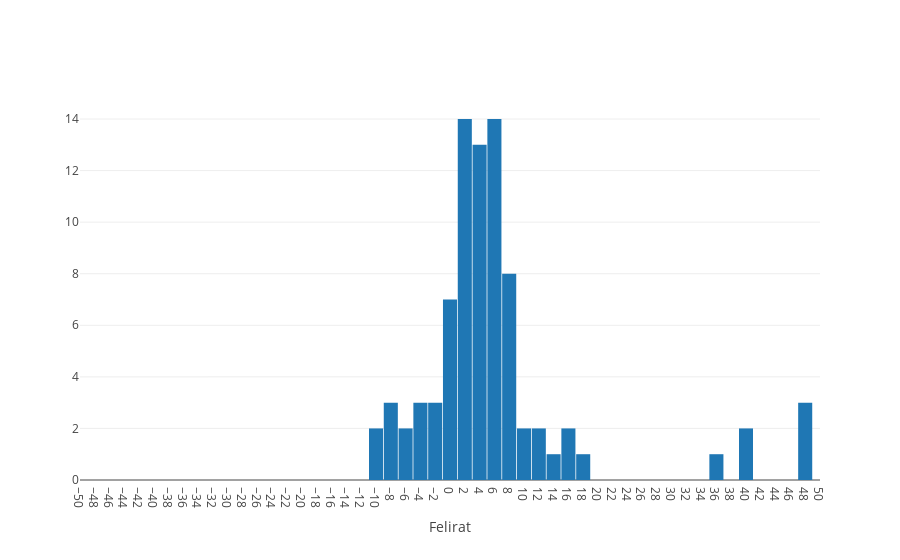

Notebook source saved alongside this figure:
### Markdown cell above
# Hiba

### Code cell
iplt(tk.calc_error(GRSA,rhoAA,CapacityA,refxlin*1e-6,linf(refxlin,params[0]),detailOn=False, runNb=30, runNbfrom=0))

### Figure 1 — Plotly figure (JSON) as saved in the notebook; plotly's stock layout.template omitted (floating-point values rounded to 4 significant figures)
{"data": [{"type": "histogram", "x": [6.498, 7.395, 5.33, 47.28, 5.323, -0.4363, 2.76, 1.881, 2.999, 1.215, -7.28, 4.781, 5.699, 0.4102, 2.234, -6.784, 7.589, -9.089, 4.959, 2.903, 14.81, 0.2191, 5.88, 5.786, 3.869, 5.63, -8.64, 4.403, 6.805, -7.104, -3.872, 1.483, 2.63, -1.714, 40.8, 15.29, 2.16, 4.467, 6.04, -1.83, 6.011, 7.526, 40.1, -10.7, -1.709, 4.204, -5.996, -0.4457, 2.356, 49.28, 48.46, 3.467, 36.67, 8.183, 1.73, 0.3261, 4.821, 2.917, 5.777, 5.662, 4.375, 12.52, 11.04, 10.61, 9.883, 18.48, 16.6, 5.475, 48.69, 7.848, 7.725, 8.738, 0.1515, 1.066, 0.09487, -4.353, 4.643, -3.29, 4.45, 7.23, 2.423, 6.822, 4.07, 3.107], "xbins": {"end": 49, "size": 2, "start": -49}}], "layout": {"bargap": 0.05, "xaxis1": {"dtick": 2, "range": [-50, 50], "tick0": -50, "title": "Felirat"}}}
